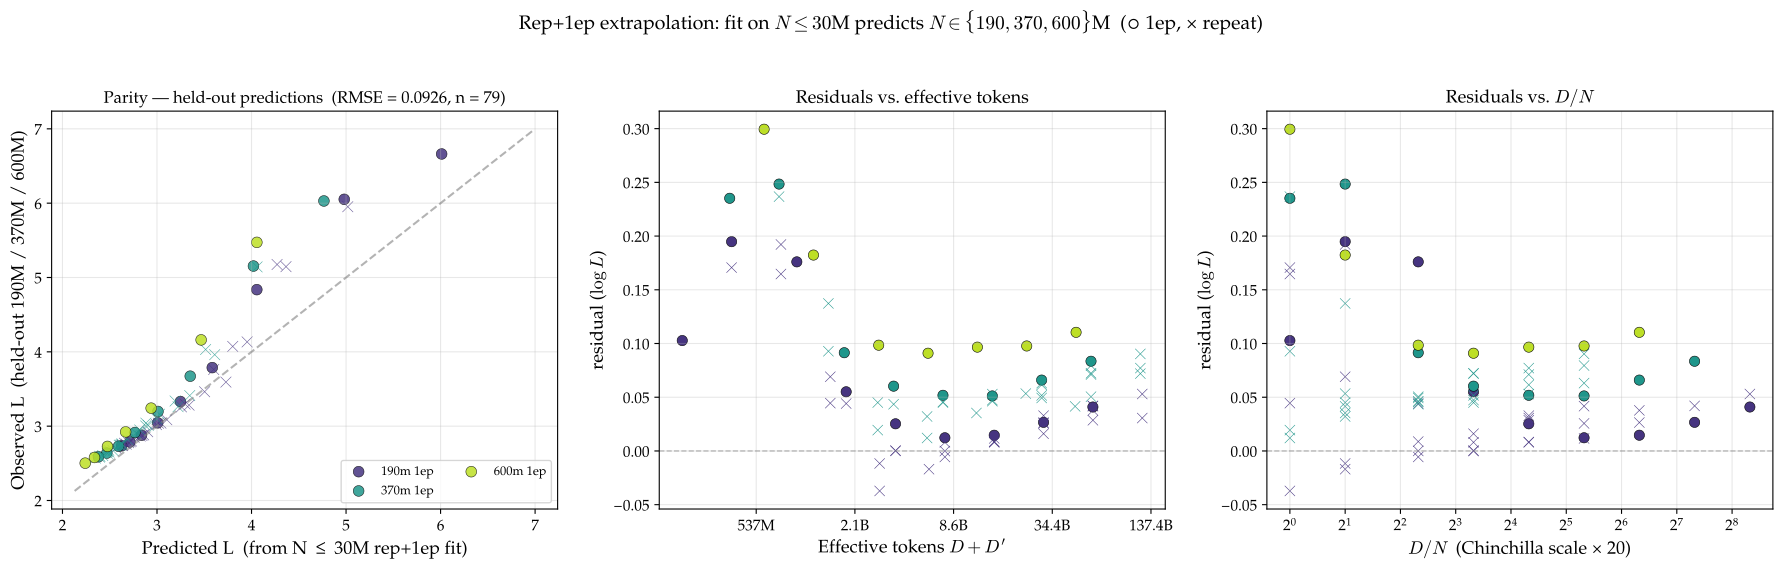

Recreate this plot in Python.
"""
Cross-validation / extrapolation test for the rep+1ep model (no
paraphrase): fit on N ≤ 30M, predict held-out N ∈ {190M, 370M, 600M}.

Mirrors fit_triple_extrapolate.py and fit_freeze_extrapolate.py but on
the 9-parameter sub-model from writeup_final §2:

    L = E + A/N^α + B / (D + η_rep · D')^β
    log R*_rep = log K_rep + ρ_rep · log(D/N) + σ_rep · log N

Stage 1 is warm-started from writeup_final's k=15 anchors so the
2-N-value training set doesn't blow up (E, A, α).
"""

import glob
import os
import sys

import matplotlib.pyplot as plt
import numpy as np
import torch
from matplotlib import font_manager
from matplotlib.ticker import FuncFormatter

sys.path.insert(0, os.path.dirname(__file__))

# Palatino styling
for _f in glob.glob("/usr/share/fonts/urw-base35/P052-*.otf"):
    font_manager.fontManager.addfont(_f)
plt.rcParams.update({
    "font.family":      "serif",
    "font.serif":       ["P052", "Palatino", "TeX Gyre Pagella", "serif"],
    "mathtext.fontset": "cm",
    "font.size":        12,
    "axes.titlesize":   13,
    "axes.labelsize":   13,
    "xtick.labelsize":  11,
    "ytick.labelsize":  11,
    "legend.fontsize":  10,
    "figure.titlesize": 14,
})

from data import (OVERFIT_EXCLUDE, SIZES,  # noqa: E402
                  extract_1epoch, extract_multi_epoch, load)
from fit_joint_triple import (DELTA, SOURCE_NONE, SOURCE_REPEAT,  # noqa: E402
                                make_forward_rep_only)
from fit_lse import fit_lse  # noqa: E402

SCRIPT_DIR = os.path.dirname(os.path.abspath(__file__))
SMALL_N_CUT = 30e6 + 1.0
HELDOUT_TAGS = ("190m", "370m", "600m")

# writeup_final §2 headline anchors (one-shot rep+1ep, k=15)
REF_REP_FULL_K15 = dict(
    E=0.050, A=31.5, B=16539, alpha=0.137, beta=0.436,
    log_K_rep=10.32, rho_rep=-0.270, sigma_rep=-0.388,
)


def collect_rep_pool(n_max=None):
    """Return 1-ep + rep pooled across sizes; optional N≤n_max filter."""
    tags, Ns, Ds, Dps, Ls, src = [], [], [], [], [], []
    for size in SIZES:
        N, datasets = load(size)
        if n_max is not None and N > n_max:
            continue
        _, D1, L1 = extract_1epoch(datasets, N, scale_min=0.0)
        for d, l in zip(D1, L1):
            tags.append(size); Ns.append(N); Ds.append(d); Dps.append(0.0)
            Ls.append(l); src.append(SOURCE_NONE)
        _, Dm, _, Dpm, Lm, _ = extract_multi_epoch(
            datasets, N, scale_min=0.0,
            exclude_overfit=OVERFIT_EXCLUDE.get(size, set()))
        for d, dp, l in zip(Dm, Dpm, Lm):
            tags.append(size); Ns.append(N); Ds.append(d); Dps.append(dp)
            Ls.append(l); src.append(SOURCE_REPEAT)
    return dict(
        tags=np.array(tags), N=np.array(Ns, dtype=np.float64),
        D=np.array(Ds, dtype=np.float64), Dp=np.array(Dps, dtype=np.float64),
        L=np.array(Ls, dtype=np.float64), source=np.array(src, dtype=np.int64),
    )


def predict_log_L(params, data):
    fwd = make_forward_rep_only(
        data["N"], data["D"], data["Dp"],
        is_multi_arr=(data["source"] == SOURCE_REPEAT))
    p_t = {k: torch.tensor(float(v), dtype=torch.float64)
           for k, v in params.items()}
    with torch.no_grad():
        return fwd(p_t).numpy()


def filter_data(data, mask):
    return {k: v[mask] for k, v in data.items()}


def fit_rep_iterative(fit_data, anchor, k_values, delta=DELTA):
    """Single-init warm-start from `anchor` then iterative residual drop."""
    fwd_full = make_forward_rep_only(
        fit_data["N"], fit_data["D"], fit_data["Dp"],
        is_multi_arr=(fit_data["source"] == SOURCE_REPEAT))
    log_L_full = torch.tensor(np.log(fit_data["L"]), dtype=torch.float64)
    res = fit_lse(fwd_full, log_L_full,
                   [{k: float(v) for k, v in anchor.items()}],
                   delta=delta, verbose=False)
    last = res["params"]
    keep = np.ones(len(fit_data["L"]), dtype=bool)
    cumulative = []
    out = {}
    for k in sorted(set(k_values)):
        while len(cumulative) < k:
            grid = [{kk: float(vv) for kk, vv in last.items()}]
            fwd = make_forward_rep_only(
                fit_data["N"][keep], fit_data["D"][keep], fit_data["Dp"][keep],
                is_multi_arr=(fit_data["source"][keep] == SOURCE_REPEAT))
            log_L = torch.tensor(np.log(fit_data["L"][keep]), dtype=torch.float64)
            res = fit_lse(fwd, log_L, grid, delta=delta, verbose=False)
            with torch.no_grad():
                p_t = {kk: torch.tensor(v, dtype=torch.float64)
                       for kk, v in res["params"].items()}
                pred_full = fwd_full(p_t).numpy()
            resid = np.log(fit_data["L"]) - pred_full
            ar = np.abs(resid); ar[~keep] = -1.0
            worst = int(np.argmax(ar))
            cumulative.append(worst); keep[worst] = False
            last = res["params"]
        # Final fit at this k
        grid = [{kk: float(vv) for kk, vv in last.items()}]
        fwd = make_forward_rep_only(
            fit_data["N"][keep], fit_data["D"][keep], fit_data["Dp"][keep],
            is_multi_arr=(fit_data["source"][keep] == SOURCE_REPEAT))
        log_L = torch.tensor(np.log(fit_data["L"][keep]), dtype=torch.float64)
        res = fit_lse(fwd, log_L, grid, delta=delta, verbose=False)
        last = res["params"]
        with torch.no_grad():
            p_t = {kk: torch.tensor(v, dtype=torch.float64)
                   for kk, v in res["params"].items()}
            pred_full = fwd_full(p_t).numpy()
        out[k] = dict(params=res["params"],
                       pred_full=pred_full, keep=keep.copy(),
                       dropped=list(cumulative))
    return out


def report_table(data, params, label):
    log_L = np.log(data["L"])
    pred = predict_log_L(params, data)
    resid = log_L - pred
    print(f"\n  {label}  ({len(log_L)} points)")
    print(f"    {'subset':<20s}  {'n':>4s}  {'RMSE':>8s}  "
          f"{'max|Δ|':>8s}  {'mean':>8s}")
    for tag in sorted(set(data["tags"]), key=lambda t: SIZES[t][0]):
        m = data["tags"] == tag
        for src_id, src_name in [(SOURCE_NONE, "1ep"), (SOURCE_REPEAT, "rep")]:
            mm = m & (data["source"] == src_id)
            if not mm.any(): continue
            r = resid[mm]
            print(f"    {tag} {src_name:<14s}  {int(mm.sum()):>4d}  "
                  f"{float(np.sqrt(np.mean(r**2))):>8.4f}  "
                  f"{float(np.max(np.abs(r))):>8.4f}  "
                  f"{float(np.mean(r)):+8.4f}")
    print(f"    {'TOTAL':<20s}  {len(resid):>4d}  "
          f"{float(np.sqrt(np.mean(resid**2))):>8.4f}  "
          f"{float(np.max(np.abs(resid))):>8.4f}  "
          f"{float(np.mean(resid)):+8.4f}")
    return pred


def main():
    print("=" * 96)
    print("Rep+1ep cross-validation: fit on N ≤ 30M, predict held-out 190M/370M/600M")
    print("=" * 96)

    full = collect_rep_pool()
    is_small = full["N"] <= SMALL_N_CUT
    is_target = np.isin(full["tags"], HELDOUT_TAGS)
    print(f"\nFull pool n={len(full['L'])}  "
          f"(1ep={int((full['source']==SOURCE_NONE).sum())}, "
          f"rep={int((full['source']==SOURCE_REPEAT).sum())})")
    print(f"\nSmall-N fit set (N ≤ 30M): n={int(is_small.sum())}")
    for tag in ["14m", "30m"]:
        m = full["tags"] == tag
        if not m.any(): continue
        print(f"  {tag}: 1ep={int(((full['source']==SOURCE_NONE)&m).sum())}, "
              f"rep={int(((full['source']==SOURCE_REPEAT)&m).sum())}")
    print(f"\nHeld-out targets {{190M, 370M, 600M}}: n={int(is_target.sum())}")
    for tag in HELDOUT_TAGS:
        m = full["tags"] == tag
        if not m.any(): continue
        print(f"  {tag}: 1ep={int(((full['source']==SOURCE_NONE)&m).sum())}, "
              f"rep={int(((full['source']==SOURCE_REPEAT)&m).sum())}")

    fit_data = filter_data(full, is_small)
    held_data = filter_data(full, is_target)

    # ── Fit on small-N (anchored) ──────────────────────────────────
    anchor = dict(
        e=float(np.log(REF_REP_FULL_K15["E"])),
        a=float(np.log(REF_REP_FULL_K15["A"])),
        b=float(np.log(REF_REP_FULL_K15["B"])),
        alpha=REF_REP_FULL_K15["alpha"],
        beta=REF_REP_FULL_K15["beta"],
        log_K_rep=REF_REP_FULL_K15["log_K_rep"],
        rho_rep=REF_REP_FULL_K15["rho_rep"],
        sigma_rep=REF_REP_FULL_K15["sigma_rep"],
    )
    print("\n[Fit] anchored to writeup_final §2 k=15 anchors, optimize on "
          f"N ≤ 30M (n={len(fit_data['L'])})...")
    K_VALUES = [0, 5, 10, 15, 20, 25]
    sweep = fit_rep_iterative(fit_data, anchor, K_VALUES)

    print(f"\n  {'k':>3s}  {'n_kept':>6s}  {'E':>7s}  {'A':>7s}  "
          f"{'B':>9s}  {'α':>6s}  {'β':>6s}  | "
          f"{'lK_r':>6s} {'ρ_r':>6s} {'σ_r':>6s}")
    for k in K_VALUES:
        r = sweep[k]
        p = r["params"]
        print(f"  {k:>3d}  {int(r['keep'].sum()):>6d}  "
              f"{np.exp(p['e']):>7.3f}  {np.exp(p['a']):>7.1f}  "
              f"{np.exp(p['b']):>9.0f}  {p['alpha']:>6.3f}  "
              f"{p['beta']:>6.3f}  | "
              f"{p['log_K_rep']:>6.2f} {p['rho_rep']:>+6.2f} "
              f"{p['sigma_rep']:>+6.2f}")

    canonical = 15
    rc = sweep[canonical]
    pc = rc["params"]
    print(f"\n  Reporting canonical k={canonical}:")
    print(f"    E={np.exp(pc['e']):.4f}  A={np.exp(pc['a']):.2f}  "
          f"B={np.exp(pc['b']):.2f}  α={pc['alpha']:.4f}  "
          f"β={pc['beta']:.4f}")
    print(f"    log K_rep={pc['log_K_rep']:.2f}  ρ_rep={pc['rho_rep']:+.3f}  "
          f"σ_rep={pc['sigma_rep']:+.3f}")

    print("\n" + "=" * 96)
    print("In-sample (small-N rep+1ep, k=15) RMSE on the fit set:")
    print("=" * 96)
    report_table(fit_data, pc, "small-N in-sample")

    print("\n" + "=" * 96)
    print("Out-of-sample RMSE on held-out N ∈ {190M, 370M, 600M}:")
    print("=" * 96)
    report_table(held_data, pc, "held-out predictions")

    # ── Plot ──────────────────────────────────────────────────────
    fig, axes = plt.subplots(1, 3, figsize=(18, 5.6))
    ax_par, ax_res, ax_dn = axes
    cmap = plt.cm.viridis(np.linspace(0.15, 0.9, len(HELDOUT_TAGS)))
    color_of = {s: cmap[i] for i, s in enumerate(HELDOUT_TAGS)}
    SRC_MARKER = {SOURCE_NONE: "o", SOURCE_REPEAT: "x"}
    SRC_NAME   = {SOURCE_NONE: "1ep", SOURCE_REPEAT: "rep"}

    log_L_held = np.log(held_data["L"])
    pred_log_held = predict_log_L(pc, held_data)
    L_pred_held = np.exp(pred_log_held)
    resid = log_L_held - pred_log_held
    rmse_held = float(np.sqrt(np.mean(resid ** 2)))

    for tag in HELDOUT_TAGS:
        m = held_data["tags"] == tag
        if not m.any(): continue
        c = color_of[tag]
        for src_id in [SOURCE_NONE, SOURCE_REPEAT]:
            mm = m & (held_data["source"] == src_id)
            if not mm.any(): continue
            mk = SRC_MARKER[src_id]
            edge = "k" if mk != "x" else "none"
            ax_par.scatter(L_pred_held[mm], held_data["L"][mm], s=60,
                           color=c, edgecolors=edge, linewidths=0.4,
                           marker=mk, alpha=0.85,
                           label=(f"{tag} {SRC_NAME[src_id]}"
                                  if src_id == SOURCE_NONE else None))
            ax_res.scatter(held_data["D"][mm] + held_data["Dp"][mm],
                           resid[mm], s=55, color=c,
                           edgecolors=edge, linewidths=0.4, marker=mk)
            ax_dn.scatter(held_data["D"][mm] / held_data["N"][mm],
                          resid[mm], s=55, color=c,
                          edgecolors=edge, linewidths=0.4, marker=mk)
    lo = min(L_pred_held.min(), held_data["L"].min()) * 0.95
    hi = max(L_pred_held.max(), held_data["L"].max()) * 1.05
    ax_par.plot([lo, hi], [lo, hi], "--", color="gray", alpha=0.6)
    ax_par.set_xlabel("Predicted L  (from N ≤ 30M rep+1ep fit)")
    ax_par.set_ylabel("Observed L  (held-out 190M / 370M / 600M)")
    ax_par.set_title(f"Parity — held-out predictions  "
                     f"(RMSE = {rmse_held:.4f}, n = {len(resid)})",
                     fontsize=12)
    ax_par.legend(loc="lower right", fontsize=9, ncol=2)
    ax_par.grid(alpha=0.3)

    ax_res.axhline(0, color="gray", linestyle="--", linewidth=1, alpha=0.5)
    ax_res.set_xscale("log", base=2)
    ax_res.xaxis.set_major_formatter(FuncFormatter(
        lambda x, _: f"{x/1e9:.1f}B" if x >= 1e9 else f"{x/1e6:.0f}M"))
    ax_res.set_xlabel(r"Effective tokens $D + D'$")
    ax_res.set_ylabel(r"residual ($\log L$)")
    ax_res.set_title("Residuals vs. effective tokens")
    ax_res.grid(alpha=0.3)

    ax_dn.axhline(0, color="gray", linestyle="--", linewidth=1, alpha=0.5)
    ax_dn.set_xscale("log", base=2)
    ax_dn.set_xlabel(r"$D/N$  (Chinchilla scale × 20)")
    ax_dn.set_ylabel(r"residual ($\log L$)")
    ax_dn.set_title("Residuals vs. $D/N$")
    ax_dn.grid(alpha=0.3)

    fig.suptitle(
        r"Rep+1ep extrapolation: fit on $N \leq 30$M predicts "
        r"$N \in \{190, 370, 600\}$M  (○ 1ep, × repeat)",
        fontsize=14, y=1.02)
    fig.tight_layout()
    out = os.path.join(SCRIPT_DIR, "fit_rep_extrapolate.pdf")
    fig.savefig(out, bbox_inches="tight")
    plt.close(fig)
    print(f"\nSaved {out}")

    # ── Summary ────────────────────────────────────────────────────
    print("\n" + "=" * 96)
    print("Summary: rep+1ep pipeline, in-sample vs out-of-sample RMSE (log L)")
    print("=" * 96)
    log_L_fit = np.log(fit_data["L"])
    pred_fit = predict_log_L(pc, fit_data)
    resid_fit = log_L_fit - pred_fit
    rmse_fit_full = float(np.sqrt(np.mean(resid_fit ** 2)))
    print(f"  In-sample (N ≤ 30M, n={len(log_L_fit)}): "
          f"RMSE = {rmse_fit_full:.4f}")
    for tag in HELDOUT_TAGS:
        m = held_data["tags"] == tag
        if not m.any(): continue
        for src_id, src_name in [(SOURCE_NONE, "1ep"),
                                  (SOURCE_REPEAT, "rep")]:
            mm = m & (held_data["source"] == src_id)
            if not mm.any(): continue
            r = log_L_held[mm] - pred_log_held[mm]
            print(f"  {tag} {src_name:<6s}  n={int(mm.sum()):>3d}  "
                  f"RMSE={float(np.sqrt(np.mean(r ** 2))):.4f}  "
                  f"max|Δ|={float(np.max(np.abs(r))):.4f}")
    print(f"  Held-out total (n={int(is_target.sum())}): "
          f"RMSE = {rmse_held:.4f}")

    # ── Side-by-side comparison with full-data anchors ─────────────
    print("\n" + "=" * 96)
    print("Param comparison: small-N rep+1ep fit  vs  full-data writeup_final §2 (k=15)")
    print("=" * 96)
    print(f"  {'param':<14s}  {'full-data ref':>15s}  "
          f"{'small-N (this fit)':>20s}  {'Δ':>10s}")
    rows = [
        ("E",          REF_REP_FULL_K15["E"],          float(np.exp(pc["e"]))),
        ("A",          REF_REP_FULL_K15["A"],          float(np.exp(pc["a"]))),
        ("B",          REF_REP_FULL_K15["B"],          float(np.exp(pc["b"]))),
        ("alpha",      REF_REP_FULL_K15["alpha"],      pc["alpha"]),
        ("beta",       REF_REP_FULL_K15["beta"],       pc["beta"]),
        ("log_K_rep",  REF_REP_FULL_K15["log_K_rep"],  pc["log_K_rep"]),
        ("rho_rep",    REF_REP_FULL_K15["rho_rep"],    pc["rho_rep"]),
        ("sigma_rep",  REF_REP_FULL_K15["sigma_rep"],  pc["sigma_rep"]),
    ]
    for name, ref, val in rows:
        delta = val - ref
        if name in ("E", "A", "B"):
            print(f"  {name:<14s}  {ref:>15.4g}  {val:>20.4g}  {delta:>+10.4g}")
        else:
            print(f"  {name:<14s}  {ref:>+15.4f}  {val:>+20.4f}  {delta:>+10.4f}")

    return pc, rmse_fit_full, rmse_held


if __name__ == "__main__":
    main()
